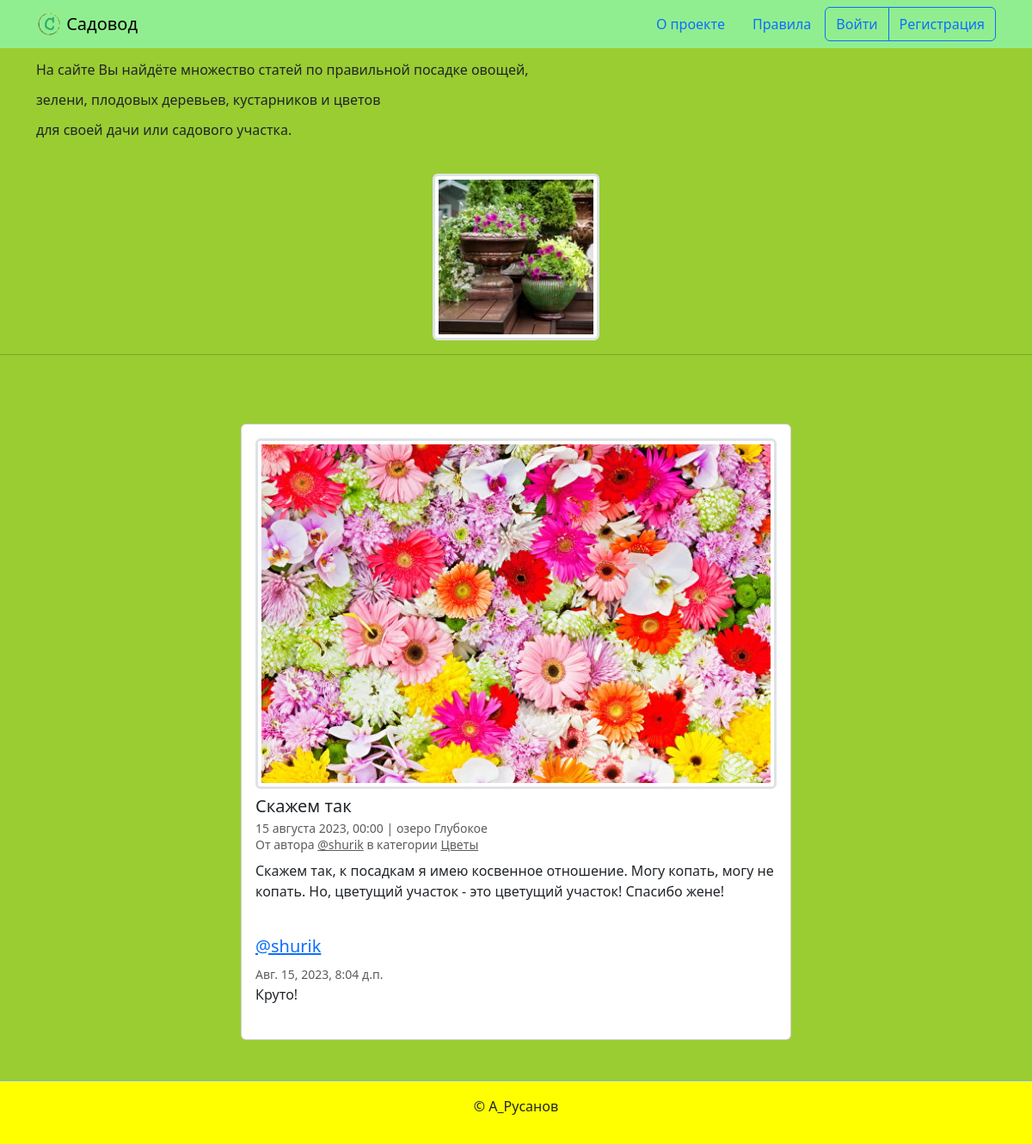
Page /posts/1/ on the earlier database version.
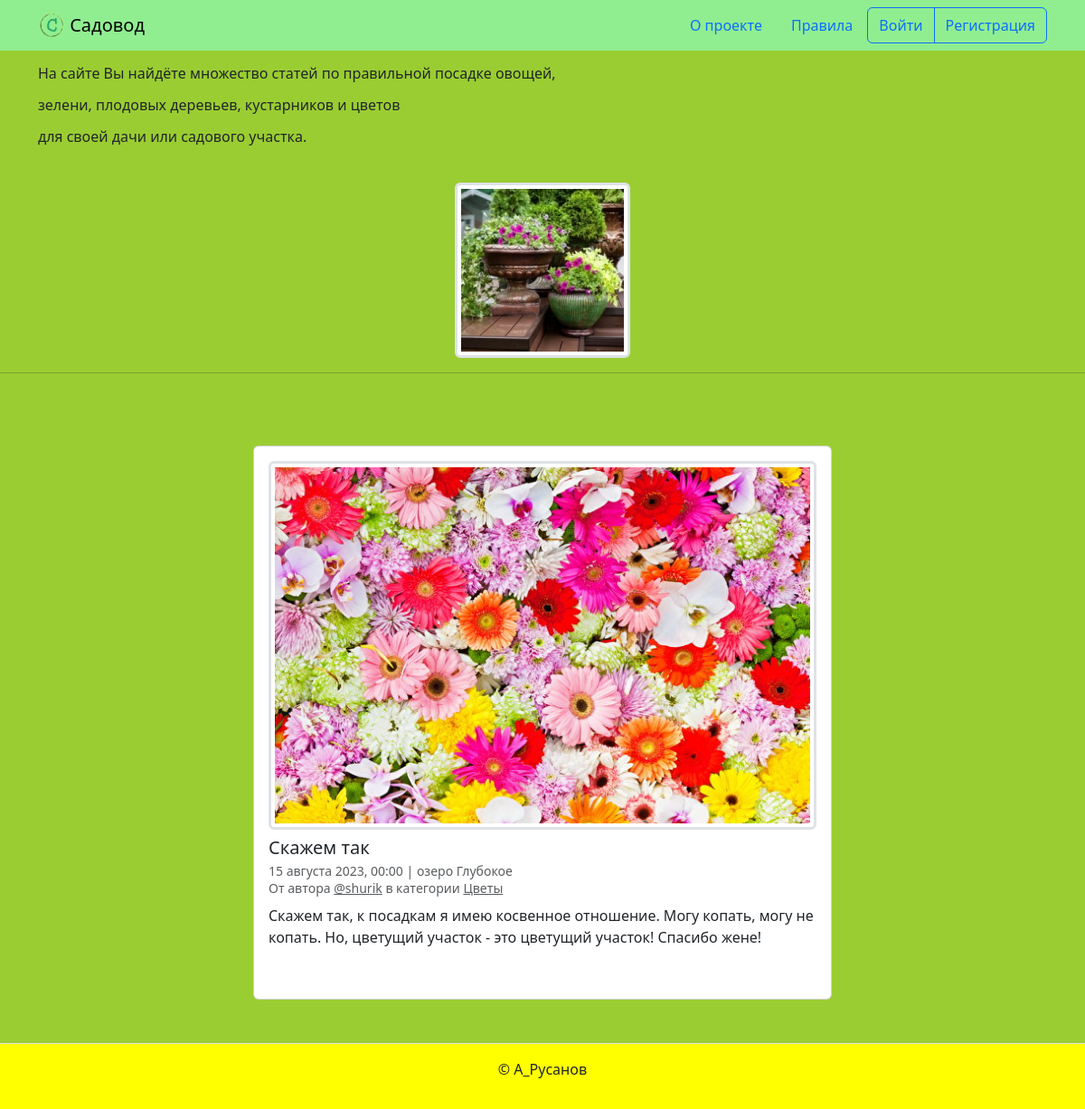
Same page on the later database version.
### posts/models.py (models this page shows, shortened)
class Comment(models.Model):
    text = models.TextField(max_length=256, verbose_name='Текст комментария')
    author = models.ForeignKey(
        User, on_delete=models.CASCADE,
        verbose_name='Автор Комментария',
    )
    post = models.ForeignKey(
        Post, on_delete=models.CASCADE,
        verbose_name='Пост',
        related_name='post_comments',
    )
    created_at = models.DateTimeField(
        auto_now_add=True,
        verbose_name='Добавлено')
    class Meta:
        ordering = ('created_at',)
        verbose_name = 'комментарий'
        verbose_name_plural = 'Комментарии'

### posts/views.py (the view)
# urls.py: path('posts/<int:pk>/', views.PostDetailView.as_view(),
class PostDetailView(DetailView):
    model = Post
    template_name = 'posts/detail.html'
    def get_context_data(self, **kwargs):
        context = super().get_context_data(**kwargs)
        context['form'] = CommentForm()
        context['comments'] = (
            self.object.post_comments.select_related(
                'author'
            ).order_by('created_at')
        )
        return context

### templates/posts/detail.html (shortened to what this page needs)
{% extends "base.html" %}
{% block content %}
  <div class="col d-flex justify-content-center">
    <div class="card" style="width: 40rem;">
      <div class="card-body">
        {% if post.image %}
          <a href="{{ post.image.url }}" target="_blank">
            <img class="border-3 rounded img-fluid img-thumbnail mb-2 mx-auto d-block" src="{{ post.image.url }}">
          </a>
        {% endif %}
        <h5 class="card-title">{{ post.title }}</h5>
        <h6 class="card-subtitle mb-2 text-muted">
          <small>
            {{ post.pub_date|date:"d E Y, H:i" }} | {% if post.location and post.location.is_published %}{{ post.location.name }}{% else %}Планета Земля{% endif %}<br>
            От автора <a class="text-muted" href="{% url 'posts:profile' post.author %}">@{{ post.author.username }}</a> в
            категории {% include "includes/category_link.html" %}
          </small>
        </h6>
        <p class="card-text">{{ post.text|linebreaksbr }}</p>
        {% include "includes/comments.html" %}
      </div>
    </div>
  </div>
{% endblock %}

### templates/includes/comments.html (shortened to what this page needs)
{% if user.is_authenticated %}
  {% load django_bootstrap5 %}
{% endif %}
<br>
{% for comment in comments %}
  <div class="media mb-4">
    <div class="media-body">
      <h5 class="mt-0">
        <a href="{% url 'posts:profile' comment.author.username %}" name="comment_{{ comment.id }}">
          @{{ comment.author.username }}
        </a>
      </h5>
      <small class="text-muted">{{ comment.created_at }}</small>
      <br>
      {{ comment.text|linebreaksbr }}
    </div>
  </div>
{% endfor %}

Differences in the rows shown:
removed Comment: author.username "shurik", created_at "Авг. 15, 2023, 8:04 д.п.", text "Круто!"
